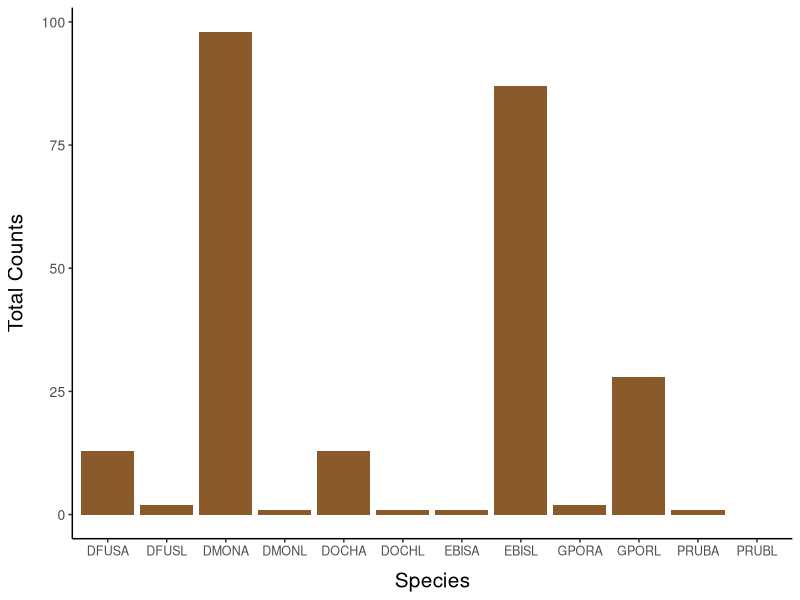
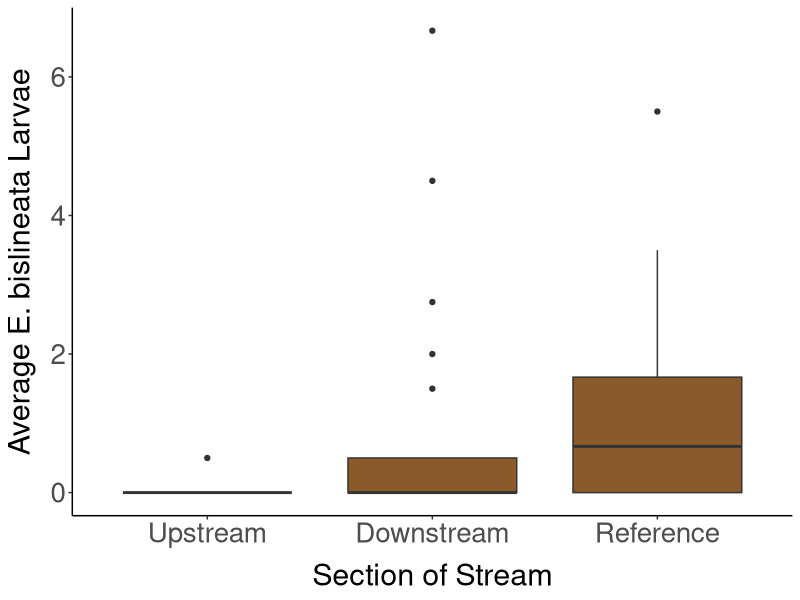
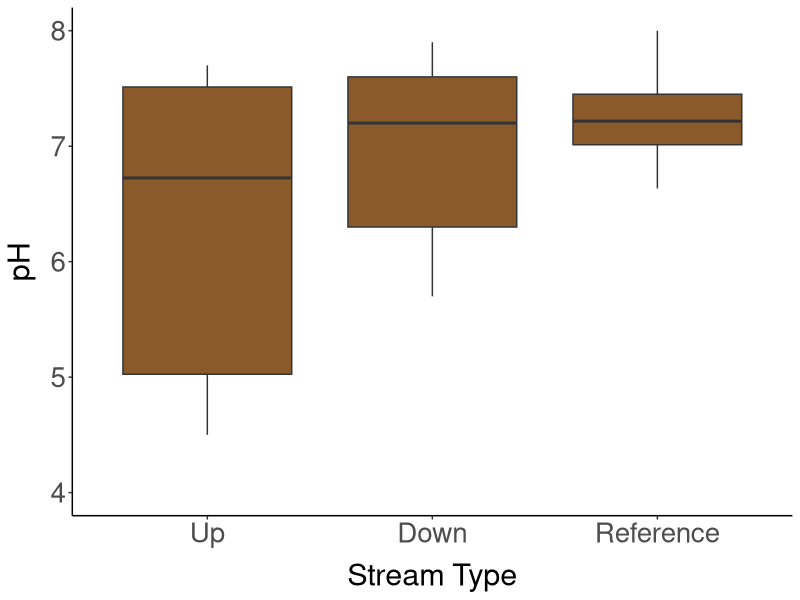
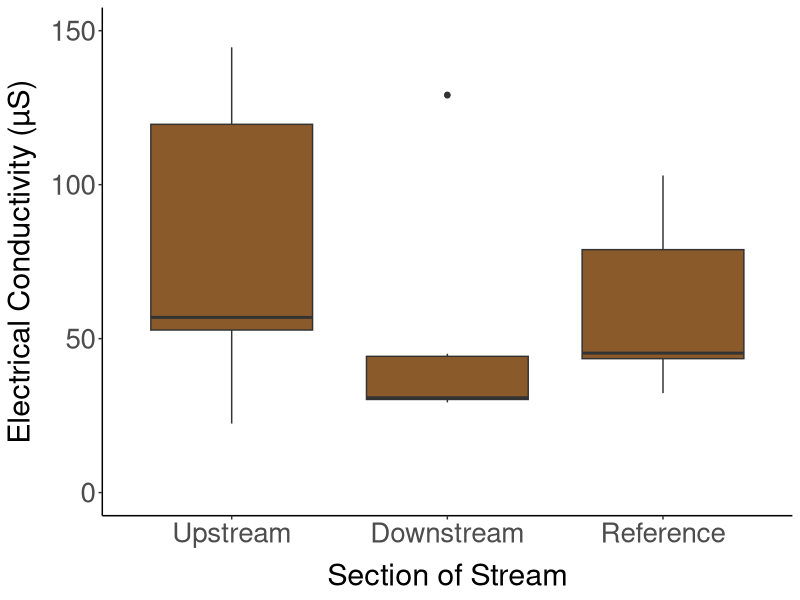
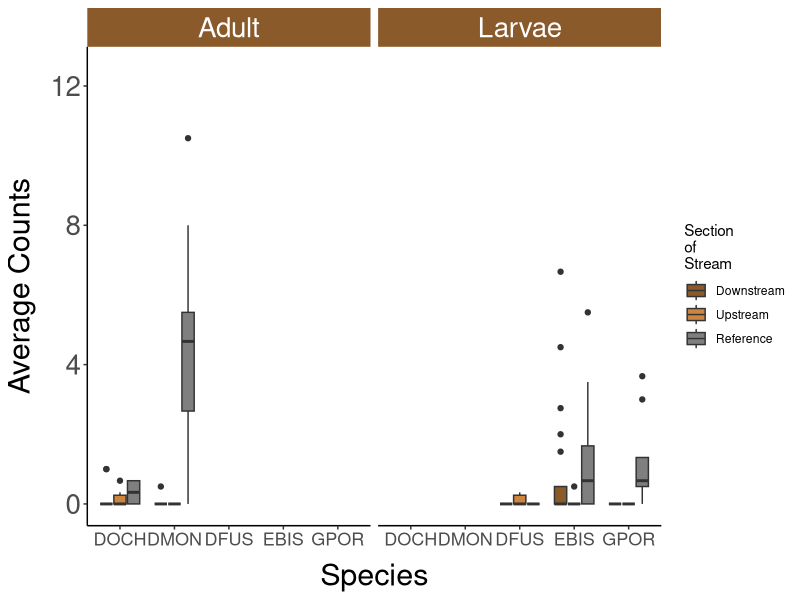

Recreate these plots in R, in order.
###############
# Plots for WV Summit Presentation

# J. Brooks

###############

# Read-in data and data manipulation
library(ggplot2)
library(dplyr)
library(tidyr)
library(RColorBrewer)

sal <- read.csv("Data/Date_Location_Transect_Visit_Data_Processed.csv", stringsAsFactors = FALSE)
counts <- read.csv("Data/Just_Count_Data.csv", stringsAsFactors = FALSE)

sal_means <- sal %>%
  group_by(stream, transect, up_down, type) %>%
  dplyr::select(-date, -observers, -visit) %>%
  summarise_all(mean, na.rm = TRUE)

sal_sds <- sal %>%
  group_by(stream, type, transect, up_down) %>%
  dplyr::select(-date, -observers, -visit) %>%
  summarise_all(sd, na.rm = TRUE)

#counts_means <- counts %>%
#  group_by(species) %>%
#  dplyr::select(-total, -species)
#  summarise(avg_count = rowMeans(sapply(counts, as.numeric, NA_integer_)),
#            sd_count = rowSds(sapply(counts, as.numeric, NA_integer_)))

# total counts
ggplot(data = counts, aes(x=species, y=total)) + 
  geom_bar(data = NULL, stat= "identity", fill = "tan4")  + 
  theme(axis.text.x = element_text(size = 9),
        axis.text.y = element_text(size = 10),
        axis.title.x = element_text(size = 15, margin = margin(t = 10, r = 0, b = 0, l = 0)),
        axis.title.y = element_text(size = 15, margin = margin(t = 0, r = 10, b = 0, l = 0)),
        axis.line = element_line(colour = "black"),
        panel.grid.major = element_blank(),
        panel.grid.minor = element_blank(),
        panel.border = element_blank(),
        panel.background = element_blank()) +
  ylab("Total Counts") +
  xlab("Species")

#sal_means boxplot EBISL~up_down
ggplot(sal_means, aes(x = reorder(up_down, EBISL, FUN = mean), EBISL)) + 
  geom_boxplot(fill = "tan4") +
  theme(axis.text.x = element_text(size = 20),
        axis.text.y = element_text(size = 20),
        axis.title.x = element_text(size = 22, margin = margin(t = 10, r = 0, b = 0, l = 0)),
        axis.title.y = element_text(size = 22, margin = margin(t = 0, r = 10, b = 0, l = 0)),
        axis.line = element_line(colour = "black"),
        panel.grid.major = element_blank(),
        panel.grid.minor = element_blank(),
        panel.border = element_blank(),
        panel.background = element_blank()) +
  ylab("Average E. bislineata Larvae") +
  xlab("Section of Stream") +
  scale_x_discrete(labels = c('Upstream','Downstream','Reference'))

#sal_means boxplot pH~type
ggplot(sal_means, aes(x = reorder(up_down, pH, FUN = median), pH)) + 
  geom_boxplot(draw_quantiles = c(0.25, 0.5, 0.75), fill = "tan4") + 
  theme(axis.text.x = element_text(size = 20),
        axis.text.y = element_text(size = 20),
        axis.title.x = element_text(size = 22, margin = margin(t = 10, r = 0, b = 0, l = 0)),
        axis.title.y = element_text(size = 22, margin = margin(t = 0, r = 10, b = 0, l = 0)),
        axis.line = element_line(colour = "black"),
        panel.grid.major = element_blank(),
        panel.grid.minor = element_blank(),
        panel.border = element_blank(),
        panel.background = element_blank()) +
  ylab("pH") +
  xlab("Stream Type") +
  ylim(4,8) +
  scale_x_discrete(labels = c('Up','Down','Reference'))



#EC~dist grouped by up_down
#ggplot(sal, aes(x = reorder(dist, EC, FUN = median), EC)) + geom_boxplot(fill = "darkorange2") + theme_bw() + 
#  facet_wrap(~up_down) +
#  theme(axis.text.x = element_text(size = 9),
#        axis.text.y = element_text(size = 10),
#        axis.title.x = element_text(size = 15, margin = margin(t = 10, r = 0, b = 0, l = 0)),
#        axis.title.y = element_text(size = 15, margin = margin(t = 0, r = 10, b = 0, l = 0)),
#        axis.line = element_line(colour = "black"),
#        panel.grid.major = element_blank(),
#        panel.grid.minor = element_blank(),
#        panel.border = element_blank(),
#        panel.background = element_blank()) +
#  ylab("Electrical Conductivity") +
#  xlab("Distance from Limestone Sand (m)")


#pH~dist grouped by up_down
#ggplot(sal, aes(x = reorder(dist, pH, FUN = median), EC)) + geom_boxplot(fill = "darkorange2") + theme_bw() + 
#  facet_wrap(~up_down) +
#  theme(axis.text.x = element_text(size = 9),
#        axis.text.y = element_text(size = 10),
#        axis.title.x = element_text(size = 15, margin = margin(t = 10, r = 0, b = 0, l = 0)),
#        axis.title.y = element_text(size = 15, margin = margin(t = 0, r = 10, b = 0, l = 0)),
#        axis.line = element_line(colour = "black"),
#        panel.grid.major = element_blank(),
#        panel.grid.minor = element_blank(),
#        panel.border = element_blank(),
#        panel.background = element_blank()) +
#  ylab("pH") +
#  xlab("Distance from Limestone Sand (m)")



#ggplot(sal, aes(x = reorder(total, pH, FUN = median), pH)) + geom_boxplot(fill = "darkorange2") + theme_bw() + 
#  facet_wrap(~type) +
#  theme(axis.text.x = element_text(size = 9),
#        axis.text.y = element_text(size = 10),
#        axis.title.x = element_text(size = 15, margin = margin(t = 10, r = 0, b = 0, l = 0)),
#        axis.title.y = element_text(size = 15, margin = margin(t = 0, r = 10, b = 0, l = 0)),
#        axis.line = element_line(colour = "black"),
#        panel.grid.major = element_blank(),
#        panel.grid.minor = element_blank(),
#        panel.border = element_blank(),
#        panel.background = element_blank()) +
#  ylab("Total Count of Salamanders") +
#  xlab("pH")


ggplot(sal, aes(x = reorder(up_down, EC, FUN = median), EC)) + geom_boxplot(fill = "tan4") + 
  theme(axis.text.x = element_text(size = 20),
        axis.text.y = element_text(size = 20),
        axis.title.x = element_text(size = 22, margin = margin(t = 10, r = 0, b = 0, l = 0)),
        axis.title.y = element_text(size = 22, margin = margin(t = 0, r = 10, b = 0, l = 0)),
        axis.line = element_line(colour = "black"),
        panel.grid.major = element_blank(),
        panel.grid.minor = element_blank(),
        panel.border = element_blank(),
        panel.background = element_blank()) +
  ylab("Electrical Conductivity (µS)") +
  xlab("Section of Stream") +
  ylim(0,150) +
  scale_x_discrete(labels = c('Upstream','Downstream','Reference'))

food <- sal_means[,c(1, 2, 3,4,5,6,9,11,12,14)]

bar <- food %>%
  ungroup() %>%
  select(-dist) %>%
  gather(sp_stage, count, -type, -up_down, -transect, -stream) %>%
  mutate(sp1 = gsub("(.{4})", "\\1.", sp_stage)) %>%
  separate(col = sp1, into = c("species", "stage"))



facet_labels <- c(`A`="Adult", `L`="Larvae")
ggplot(data = bar, aes(x = reorder(species, count, FUN = median), count, fill = up_down)) + geom_boxplot() + facet_wrap(~stage, labeller=as_labeller(facet_labels)) +
  theme(axis.text.x = element_text(size = 13),
        axis.text.y = element_text(size = 20),
        axis.title.x = element_text(size = 22, margin = margin(t = 10, r = 0, b = 0, l = 0)),
        axis.title.y = element_text(size = 22, margin = margin(t = 0, r = 10, b = 0, l = 0)),
        axis.line = element_line(colour = "black"),
        panel.grid.major = element_blank(),
        panel.grid.minor = element_blank(),
        panel.border = element_blank(),
        panel.background = element_blank(),
        strip.text.x = element_text(size = 20, color = "white"),
        strip.background =element_rect(fill="tan4")) +
  ylim(0,12.5) +
  ylab("Average Counts") +
  xlab("Species") +
  #scale_fill_brewer(palette = "OrRd") +
  scale_fill_manual(values=c("tan4", "tan3", "tan2"),
                   labels = c("Downstream", "Upstream", "Reference"),
                   name = "Section\nof\nStream") +
  scale_x_discrete(limits=c("DOCH", "DMON", "DFUS", "EBIS", "GPOR"))

# fill = "tan4" 

  
#ggplot(data = filter(sal_means, type != "ref"), aes(dist, EBISL)) + geom_point() + geom_smooth() + geom_hline(aes(yintercept = mean(unlist(sal_means[which(sal_means$type == "ref"), "EBISL"]), na.rm = TRUE)), colour = "red")
#ggplot(data = filter(sal_means, type != "ref"), aes(dist, DOCHA)) + geom_point() + geom_smooth() + geom_hline(aes(yintercept = mean(unlist(sal_means[which(sal_means$type == "ref"), "DOCHA"]), na.rm = TRUE)), colour = "red")
#ggplot(data = filter(sal_means, type != "ref"), aes(dist, DFUSA)) + geom_point() + geom_smooth() + geom_hline(aes(yintercept = mean(unlist(sal_means[which(sal_means$type == "ref"), "DFUSA"]), na.rm = TRUE)), colour = "red")

#spec <- sal_means[1:18]

#mat <- spec %>%
#  ungroup() %>%
#  gather(transect, visit, -dist)

#mat <- mat %>%
#  group_by(transect, visit) %>%
#  summarise_all(mean, na.rm = T)

#ggplot(data = mat, aes(type, count)) + geom_boxplot() + facet_wrap(~species)

#sal_counts <- sal %>%
#  group_by(transect, visit) %>%
#  dplyr::select(-date, -observers) %>%
#  summarise_all(mean, na.rm = TRUE)

#ggplot(sal, aes(x = reorder(up_down, EC, FUN = median), EC)) + geom_boxplot(fill = "darkorange2") + 
#  theme_classic() +
#  ylab("Electrical Conductivity (µS)") +
#  xlab("Section of Stream") +
#  scale_x_discrete(labels = c('Upstream','Downstream','Reference'))
